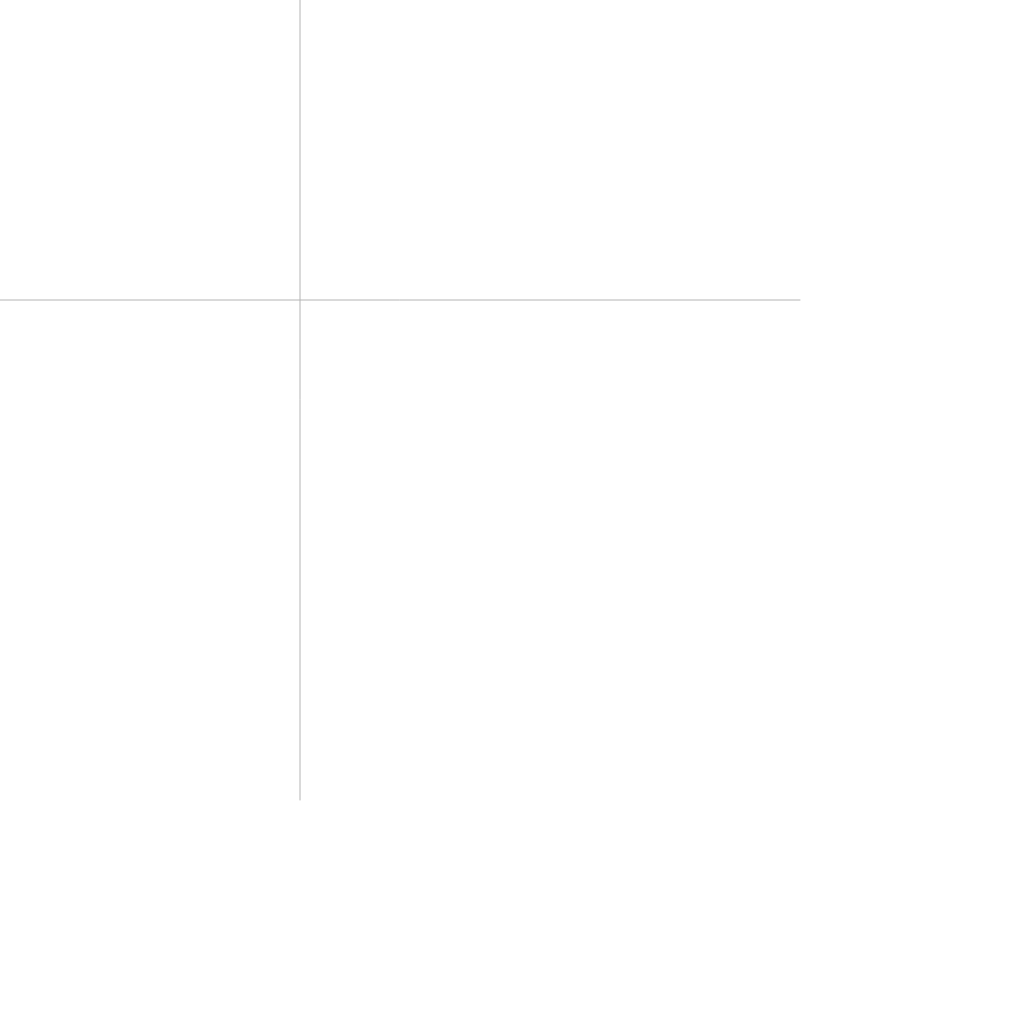
Frame 1 (no input)
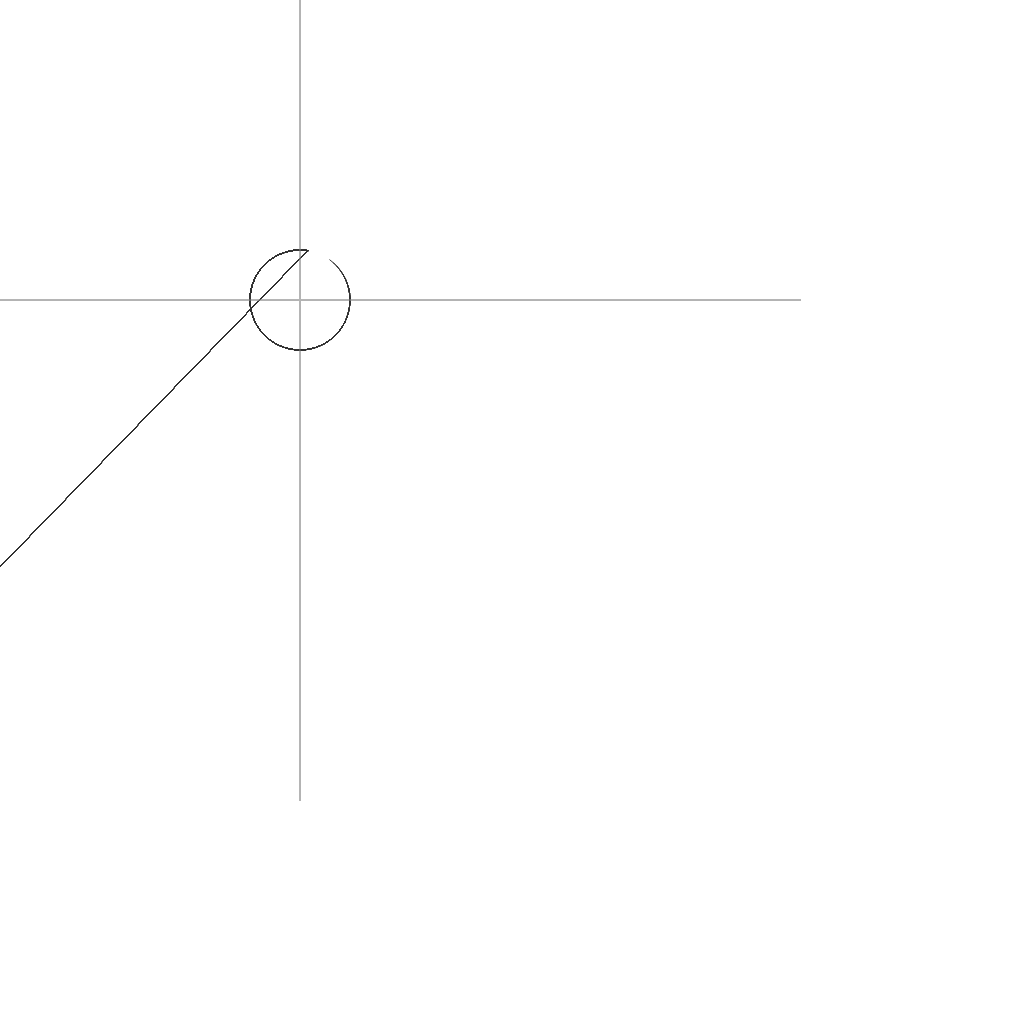
Frame 60 (no input)
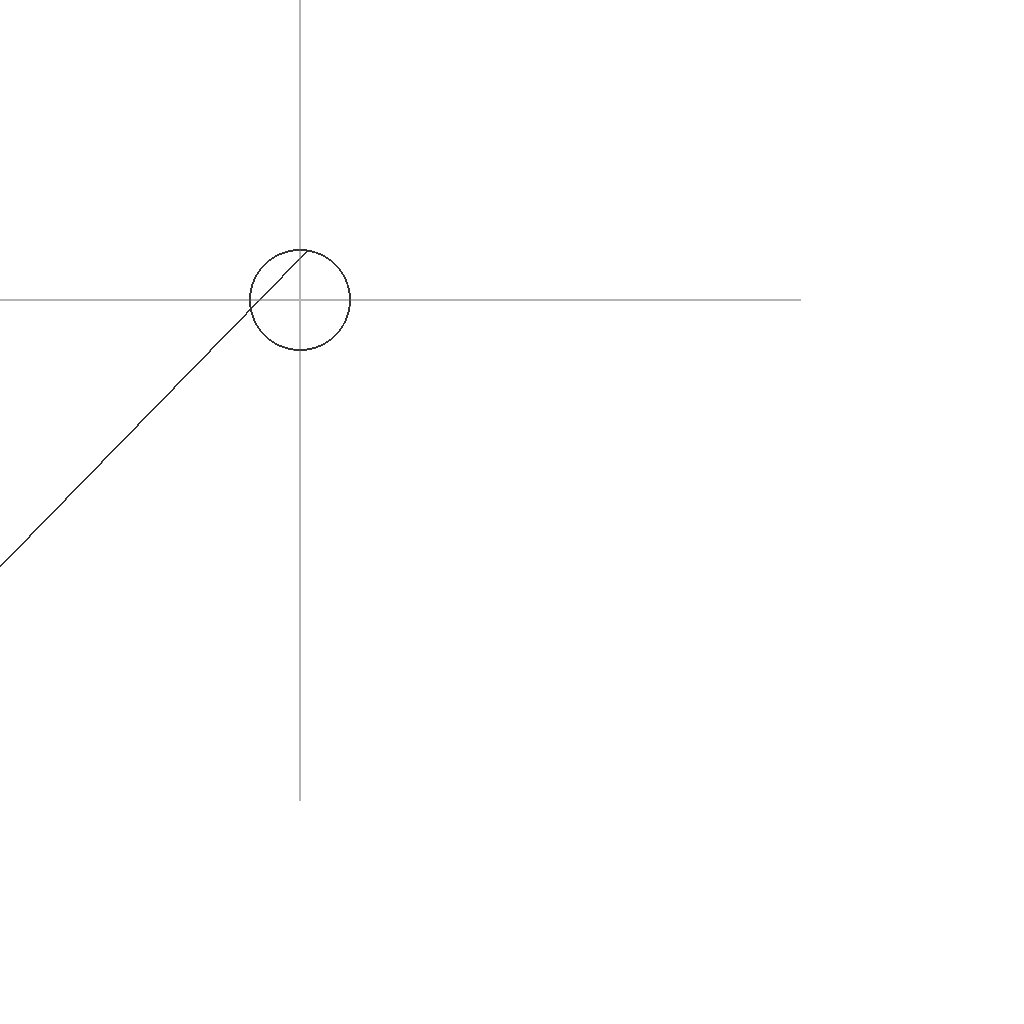
Frame 120 (the mouse pressed at the canvas centre since frame 60)

The p5.js sketch that drew these frames (run headless with seeded random() and noise() and a simulated clock; from frame 60 on, the mouse is pressed at the canvas centre):

// p5.js sketch
// ── sketch.js
// Description and date
// Draw a parabola


let x;
let y;
let xOld;
let yOld;
let tMin = -30;
let tMax = -30;
let tStep = .1;
//Transformation
xCenter = 300;
yCenter = 300;
xScale = 50;
yScale = -50;


function setup() {
	createCanvas(1024, 1024);
	noiseSeed(millis());
	fill(128, 128, 128);
	stroke(50);
}

function draw() {
	xOld = tMin;
	yOld = tMin;
	//Draw Origin
	stroke(180);
	line(xCenter-500, yCenter, xCenter+500, yCenter)
	line(xCenter, yCenter-500, xCenter, yCenter+500)

	//Draw curve
	stroke(50);
	for (let t = tMin; t < tMax; t+=tStep){
		x = cos(t);
		y = sin(t);
		line(xOld*xScale + xCenter, yOld*yScale + yCenter, 
			 x*xScale + xCenter,    y*yScale + yCenter);
		xOld = x;
		yOld = y;
	}
	tMax+=tStep;
}
